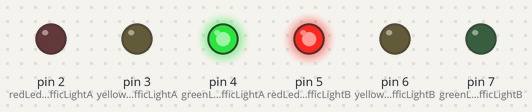
Simulated run of this sketch. Board: Arduino Uno, built with avr-gcc and run on an emulated ATmega328P. Parts: output pins drawn as LEDs (lit = HIGH). What the sketch prints to the serial monitor is not drawn.

Above: at 5.0 s.
At 11.5 s:
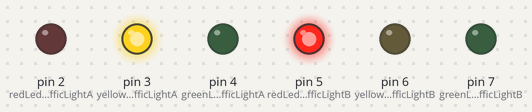
At 18.0 s:
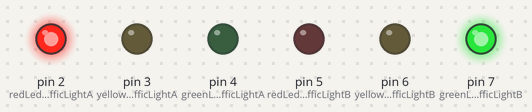
At 24.5 s:
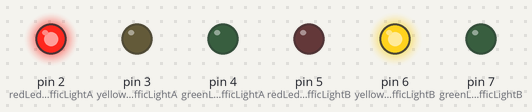
Timing chart, 0 to 33.8 s (numbered marks = the images above):
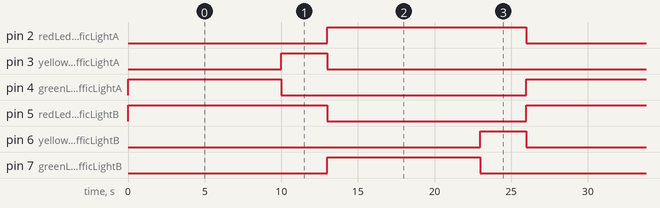

The sketch:

traffic-light.ino
```cpp
uint8_t resetCounter __attribute__ ((section (".noinit")));

#define redLedTrafficLightA 2
#define yellowLedTrafficLightA 3
#define greenLedTrafficLightA 4

#define redLedTrafficLightB 5
#define yellowLedTrafficLightB 6
#define greenLedTrafficLightB 7

#define greenTime 10000
#define yellowTime 3000

void setup(){

  resetCounter = resetCounter + 1;

  Serial.begin(9600);
  Serial.println("resetCounter: ");
  Serial.print(resetCounter);
  Serial.print(" -> ");
  Serial.print(resetCounter % 2);

  configurePorts();
}

int isNormalMode() {
  return resetCounter % 2;
}

void configurePorts() {

    pinMode(redLedTrafficLightA, OUTPUT);
    pinMode(yellowLedTrafficLightA, OUTPUT);
    pinMode(greenLedTrafficLightA, OUTPUT);

    pinMode(redLedTrafficLightB, OUTPUT);
    pinMode(yellowLedTrafficLightB, OUTPUT);
    pinMode(greenLedTrafficLightB, OUTPUT);
}

void loop(){

  if(isNormalMode())
    applyNormalMode();
  else
    applySuspendedMode();

}

void applySuspendedMode() {

    digitalWrite(yellowLedTrafficLightA,HIGH);
    digitalWrite(yellowLedTrafficLightB,HIGH);

    delay(1000);

    digitalWrite(yellowLedTrafficLightA,LOW);
    digitalWrite(yellowLedTrafficLightB,LOW);

    delay(500);
}

void applyNormalMode() {

    digitalWrite(redLedTrafficLightA,LOW);
    digitalWrite(yellowLedTrafficLightA,LOW);
    digitalWrite(greenLedTrafficLightA,HIGH);

    digitalWrite(redLedTrafficLightB,HIGH);
    digitalWrite(yellowLedTrafficLightB,LOW);
    digitalWrite(greenLedTrafficLightB,LOW);

    delay(greenTime);

    digitalWrite(redLedTrafficLightA,LOW);
    digitalWrite(yellowLedTrafficLightA,HIGH);
    digitalWrite(greenLedTrafficLightA,LOW);

    delay(yellowTime);

    digitalWrite(redLedTrafficLightA,HIGH);
    digitalWrite(yellowLedTrafficLightA,LOW);
    digitalWrite(greenLedTrafficLightA,LOW);

    digitalWrite(redLedTrafficLightB,LOW);
    digitalWrite(yellowLedTrafficLightB,LOW);
    digitalWrite(greenLedTrafficLightB,HIGH);

    delay(greenTime);

    digitalWrite(redLedTrafficLightB,LOW);
    digitalWrite(yellowLedTrafficLightB,HIGH);
    digitalWrite(greenLedTrafficLightB,LOW);

    delay(yellowTime);
}
```

Measured:
- by itself, pin 2 (redLedTrafficLightA), pin 5 (redLedTrafficLightB): alternates HIGH for 13.0 s and LOW for 13.0 s
- by itself, pin 3 (yellowLedTrafficLightA), pin 6 (yellowLedTrafficLightB): alternates HIGH for 3.0 s and LOW for 23.0 s
- by itself, pin 4 (greenLedTrafficLightA), pin 7 (greenLedTrafficLightB): alternates HIGH for 10.0 s and LOW for 16.0 s
